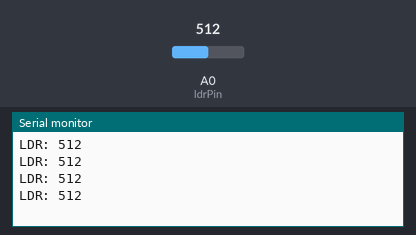
Recording of a sketch running on a simulated Arduino Uno, built with avr-gcc and run on an emulated ATmega328P. Parts: the last lines printed to the serial monitor. The inputs (shaded band) are chosen by the test bench; at power-on: A0 (ldrPin) = 512.

Above: at 1.2 s.
1.3 s: A0 (ldrPin) set to 716
At 1.71 s:
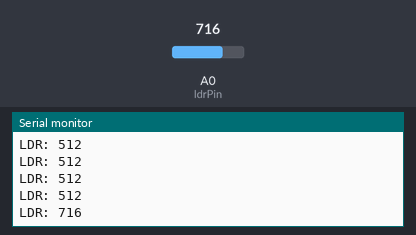
2.8 s: A0 (ldrPin) set to 900
At 2.91 s:
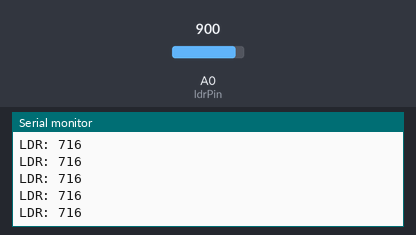
Timing chart, 0 to 5.8 s (numbered marks = the images above; inputs shaded):
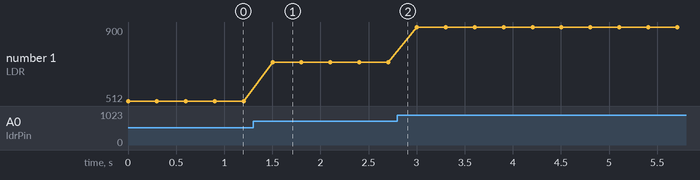

Measured:
- after the input at 1.3 s, the serial monitor: prints a new line after 0.20 s (image 1)
- plotted number 1: 512 → 716 after the input at 1.3 s, 716 → 900 after the input at 2.8 s

The sketch:

ldr_test.ino
```cpp
const int ldrPin = A0;

void setup() {
  Serial.begin(9600);
}

void loop() {
  int ldrValue = analogRead(ldrPin);

  Serial.print("LDR: ");
  Serial.println(ldrValue);

  delay(300);
}
```
